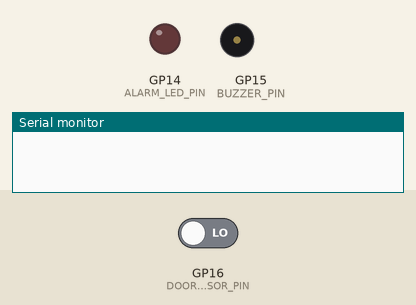
Simulated run of this sketch. Board: Raspberry Pi Pico. On the bench: output pins drawn as LEDs (lit = HIGH), buzzer (waves = sounding), the last lines printed to the serial monitor. Dashed ring = blinking. Inputs (shaded band) come from the test bench; at power-on: GP16 (DOOR_SENSOR_PIN) LOW.

Above: at 1.2 s.
1.3 s: GP16 (DOOR_SENSOR_PIN) driven HIGH
At 1.8 s:
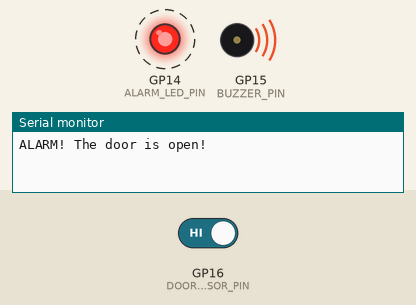
4.3 s: GP16 (DOOR_SENSOR_PIN) driven LOW
At 5.1 s:
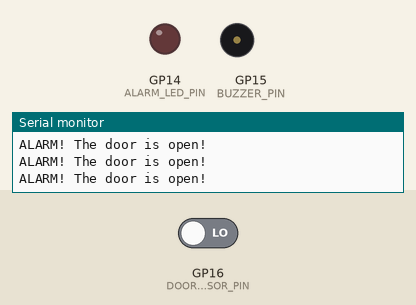
Timing chart, 0 to 7.3 s (numbered marks = the images above; inputs shaded):
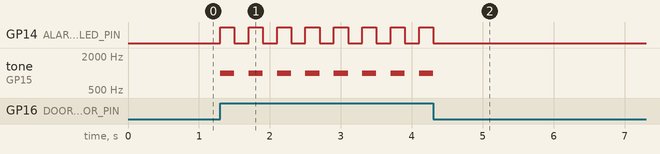

The sketch:

sketch.ino
```cpp
// ------------------------------------------------------------
// Project 17 - Door Alarm
// A magnetic door sensor (simulated with a slide switch):
// when the "door" opens, a red LED flashes and the buzzer
// sounds an alarm until the door is closed again.
//
// Wiring:
//   Switch (door sensor): common pin 2 -> GP16 (Physical Pin 21)
//                         pin 1        -> GND (Physical Pin 3)
//   LED: GP14 (Physical Pin 19) -> 220 ohm -> LED -> GND
//   Buzzer: "+" (part pin 2)    -> GP15 (Physical Pin 20)
//           "-" (part pin 1)    -> GND (Physical Pin 8)
//
// Logic: switch LEFT  = pins 1+2 connected = LOW  = door CLOSED
//        switch RIGHT = open circuit      = HIGH = door OPEN
// ------------------------------------------------------------

const int DOOR_SENSOR_PIN = 16;   // GP16, physical pin 21
const int ALARM_LED_PIN   = 14;   // GP14, physical pin 19
const int BUZZER_PIN      = 15;   // GP15, physical pin 20

void setup() {
  pinMode(DOOR_SENSOR_PIN, INPUT_PULLUP);
  pinMode(ALARM_LED_PIN, OUTPUT);
  Serial.begin(115200);
}

void loop() {
  bool doorOpen = digitalRead(DOOR_SENSOR_PIN) == HIGH;

  if (doorOpen) {
    // Intruder alert: flash + beep in alternation
    digitalWrite(ALARM_LED_PIN, HIGH);
    tone(BUZZER_PIN, 1000);          // alarm pitch
    delay(200);

    digitalWrite(ALARM_LED_PIN, LOW);
    noTone(BUZZER_PIN);              // silence between beeps
    delay(200);

    Serial.println("ALARM! The door is open!");
  } else {
    // All quiet: everything off
    digitalWrite(ALARM_LED_PIN, LOW);
    noTone(BUZZER_PIN);
  }
}
```

Measured:
- after the input at 1.3 s, GP14 (ALARM_LED_PIN): alternates HIGH for 0.20 s and LOW for 0.20 s, starting at once; tone on GP15 (BUZZER_PIN): alternates 1000 Hz for 0.20 s and silent for 0.20 s, starting at once
- after the input at 4.3 s, GP14 (ALARM_LED_PIN): goes on until 4.3 s, then stays LOW; tone on GP15 (BUZZER_PIN): goes on until 4.3 s, then stays silent
